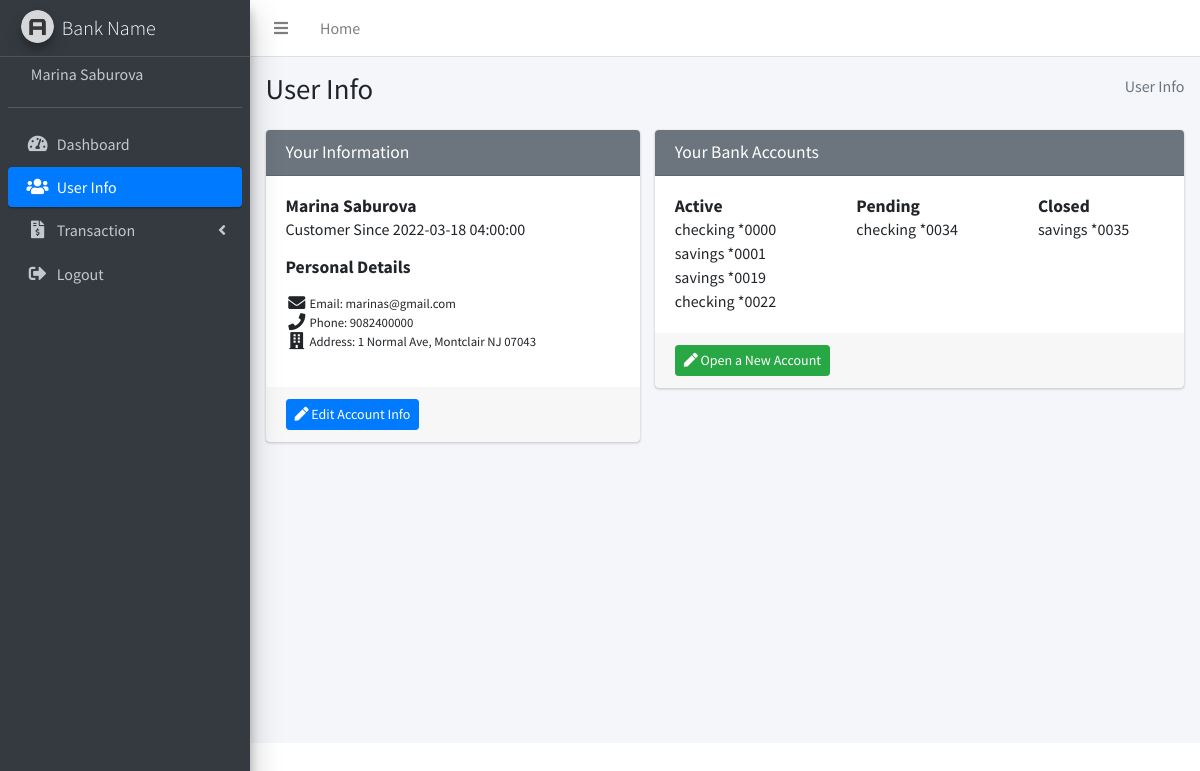
The page /customer/Pages/users.php (signed in) on the database its author committed.
### tables this page shows
CREATE TABLE `customer` (
  `customerID` int(10) UNSIGNED ZEROFILL NOT NULL,
  `firstName` varchar(30) NOT NULL,
  `lastName` varchar(30) NOT NULL,
  `username` varchar(20) NOT NULL,
  `email` varchar(60) NOT NULL,
  `phone` char(10) DEFAULT NULL,
  `addr` varchar(60) DEFAULT NULL,
  `password` varchar(60) NOT NULL,
  `pin` char(4) NOT NULL,
  `dateCreated` timestamp NOT NULL DEFAULT current_timestamp(),
  `status` varchar(15) NOT NULL DEFAULT 'active'
);

CREATE TABLE `account` (
  `acctNum` int(10) UNSIGNED ZEROFILL NOT NULL,
  `acctType` varchar(10) NOT NULL,
  `balance` decimal(14,2) NOT NULL,
  `dateCreated` timestamp NOT NULL DEFAULT current_timestamp(),
  `customerID` int(10) UNSIGNED ZEROFILL NOT NULL,
  `status` varchar(20) NOT NULL DEFAULT 'pending'
);

### db-functions.php (called while the page is built, shortened)
<?php
$db = new mysqli('localhost', 'root', '', 'bankproject');
function getCustomerData($customer)
{
    global $db;
    $query = "SELECT * FROM customer WHERE customerID = '$customer'";
    $result = $db->query($query);
    $num_results = $result->num_rows;
    if ($num_results == 0) {
        return 'Customer has not been found.';
    } elseif ($num_results != 1) {
        return 'Error.';
    } else {
        $data = $result->fetch_assoc();
        return $data;
    }
}
function getFourDigits($acctNum)
{
    $digits = substr($acctNum, -4);
    return $digits;
}
function getAccountType($acctNum)
{
    global $db;
    $query = "SELECT acctType FROM account WHERE acctNum = '$acctNum'";
    $result = $db->query($query);
    $num_results = $result->num_rows;
    if ($num_results != 1) {
        echo 'Error.';
    } else {
        $row = $result->fetch_assoc();
        return $row['acctType'];
    }
}
function getPendingAcctsCustomer($customer)
{
    global $db;
    $query = "SELECT `acctNum` FROM `account` WHERE `status`='pending' AND `customerID` = $customer ORDER BY dateCreated";
    $result = $db->query($query);
    $accts = array();
    while ($row = $result->fetch_assoc()) {
        $accts[] = $row['acctNum'];
    }
    return $accts;
}
function getClosedAcctsCustomer($customer)
{
    global $db;
    $query = "SELECT `acctNum` FROM `account` WHERE `status`='closed' AND `customerID` = $customer ORDER BY dateCreated";
    $result = $db->query($query);
    $accts = array();
    while ($row = $result->fetch_assoc()) {
        $accts[] = $row['acctNum'];
    }
    return $accts;
}

### customer/Pages/users.php (the view, shortened to what this page needs)
<?php
$title = "User Info";
include '../view/header.php';
include '../view/navigation.php';
$data = getCustomerData($customer)
?>
<section class="content">
    <div class="container-fluid">
        <div class="row">
            <div class="col-md-5">
                <div class="card card-secondary">
                    <div class="card-header">
                        <h3 class="card-title">Your Information</h3>
                    </div>
                    <div class="card-body">
                        <h4 class="card-title"><b><?php echo $data['firstName'] . ' ' . $data['lastName'] ?></b></h4>
                        <p class="card-text">Customer Since <?php echo $data['dateCreated'] ?> </p>
                        <h4 class="card-title"><b>Personal Details</b></h4>
                        <p class="card-text">
                        <ul class="ml-4 mb-0 fa-ul">
                            <li class="small"><span class="fa-li"><i class="fas fa-lg fa-envelope"></i></span> Email: <?php echo $data['email'] ?></li>
                            <li class="small"><span class="fa-li"><i class="fas fa-lg fa-phone"></i></span> Phone: <?php echo $data['phone'] ?></li>
                            <li class="small"><span class="fa-li"><i class="fas fa-lg fa-building"></i></span> Address: <?php echo $data['addr'] ?></li>
                        </ul>
                        </p>
                    </div>
                    <div class="card-footer">
                        <a href="edit-info.php" class="btn btn-sm btn-primary">
                            <i class="fas fa-pen"></i> Edit Account Info
                        </a>
                    </div>
                </div>
            </div>
            <div class="col-md-7">
                <div class="card card-secondary">
                    <div class="card-header">
                        <h3 class="card-title">Your Bank Accounts</h3>
                    </div>
                    <div class="row">
                        <div class="col">
                            <div class="card-body">
                                <h4 class="card-title"><b>Active</b></h4>
                                <p class="card-text">
                                    <?php
                                    for ($i = 0; $i < sizeof($accts); $i++) {
                                        echo getAccountType($accts[$i]);
                                        echo ' *';
                                        echo getFourDigits($accts[$i]);
                                        echo '<br>';
                                    }
                                    ?>
                                </p>
                            </div>
                        </div>
                        <div class="col">
                            <div class="card-body">
                                <h4 class="card-title"><b>Pending</b></h4>
                                <p class="card-text">
                                    <?php
                                    $pending = getPendingAcctsCustomer($customer);
                                    for ($i = 0; $i < sizeof($pending); $i++) {
                                        echo getAccountType($pending[$i]);
                                        echo ' *';
                                        echo getFourDigits($pending[$i]);
                                        echo '<br>';
                                    }
                                    ?>
                                </p>
                            </div>
                        </div>
                        <div class="col">
                            <div class="card-body">
                                <h4 class="card-title"><b>Closed</b></h4>
                                <p class="card-text">
                                    <?php
                                    $closed = getClosedAcctsCustomer($customer);
                                    for ($i = 0; $i < sizeof($closed); $i++) {
                                        echo getAccountType($closed[$i]);
                                        echo ' *';
                                        echo getFourDigits($closed[$i]);
                                        echo '<br>';
                                    }
                                    ?>
                                </p>
                            </div>
                        </div>
                    </div>
                    <div class="card-footer">
                        <?php
                        if ($accts) {
                        ?>
                            <a href="new-bankacct.php" class="btn btn-sm btn-success">
                                <i class="fas fa-pen"></i> Open a New Account
                            </a><?php
                            }
                                ?>
                    </div>
                </div>
            </div>
        </div>
        <br />
    </div>
</section>
<?php include '../view/footer.php' ?>

### customer/view/navigation.php (shortened to what this page needs)
<div class="wrapper">
    <nav class="main-header navbar navbar-expand navbar-white navbar-light">
        <ul class="navbar-nav">
            <li class="nav-item">
                <a class="nav-link" data-widget="pushmenu" href="#" role="button"><i class="fas fa-bars"></i></a>
            </li>
            <li class="nav-item d-none d-sm-inline-block">
                <a href="../Pages/dashboard.php" class="nav-link">Home</a>
            </li>
        </ul>
    </nav>
    <aside class="main-sidebar sidebar-dark-primary elevation-4">
        <a href="../Pages/dashboard.php" class="brand-link">
            <img src="../dist/img/AdminLTELogo.png" alt="AdminLTE Logo" class="brand-image img-circle elevation-3" style="opacity: .8">
            <span class="brand-text font-weight-light">Bank Name</span>
        </a>
        <div class="sidebar">
            <div class="user-panel mt-3 pb-3 mb-3 d-flex">
                <div class="image">
                </div>
                <div class="info">
                    <a href="../Pages/dashboard.php" class="d-block ">
                        <?php $data = getCustomerData($customer);
                        echo $data['firstName'] . ' ' . $data['lastName'] ?>
                    </a>
                </div>
            </div>
            <nav class="mt-2">
                <ul class="nav nav-pills nav-sidebar flex-column" data-widget="treeview" role="menu" data-accordion="false">
                    <?php
                    $current = basename($_SERVER['PHP_SELF']);
                    $dashboard_class = "nav-link";
                    $users_class = "nav-link";
                    $transaction_class = "nav-link";
                    $transaction_nav = 'nav-item';
                    if ($current == 'users.php') {
                        $users_class = 'nav-link active';
                    }
                    ?>
                    <li class="nav-item">
                        <a href="../Pages/dashboard.php" class="<?php echo $dashboard_class ?>">
                            <i class="nav-icon fas fa-tachometer-alt"></i>
                            <p>
                                Dashboard
                            </p>
                        </a>
                    </li>
                    <li class="nav-item">
                        <a href="../Pages/users.php" class="<?php echo $users_class ?>">
                            <i class="nav-icon fas fa-users"></i>
                            <p>
                                User Info
                            </p>
                        </a>
                    </li>
                    <li class="<?php echo $transaction_nav ?>">
                        <a href="#" class="<?php echo $transaction_class ?>">
                            <i class="nav-icon fas fa-regular fa-file-invoice-dollar"></i>
                            <p>
                                Transaction
                                <i class="right fas fa-angle-left"></i>
                            </p>
                        </a>
                    </li>
                    <li class="nav-item">
                        <a href="../functions/logout.php" class="nav-link">
                            <i class="nav-icon fas fa-sign-out-alt"></i>
                            <p>
                                Logout
                            </p>
                        </a>
                    </li>
                </ul>
            </nav>
        </div>
    </aside>
    <div class="content-wrapper">
        <div class="content-header">
            <div class="container-fluid">
                <div class="row mb-2">
                    <div class="col-sm-6">
                        <h1 class="m-0"><?php echo $title ?></h1>
                    </div>
                    <div class="col-sm-6">
                        <ol class="breadcrumb float-sm-right">
                            <li class="breadcrumb-item active"><?php echo $title ?></li>
                        </ol>
                    </div>
                </div>
            </div>
        </div>

### rows shown on the page
customer: firstName "Marina", lastName "Saburova", dateCreated "2022-03-18 04:00:00", email "marinas@gmail.com", phone "9082400000", addr "1 Normal Ave, Montclair NJ 07043"
account: acctType "checking", i "0000"
account: acctType "savings", i "0001"
account: acctType "savings", i "0019"
account: acctType "checking", i "0022"
account: acctType "checking", i "0034"
account: acctType "savings", i "0035"

### other values the page prints
$title "User Info"
